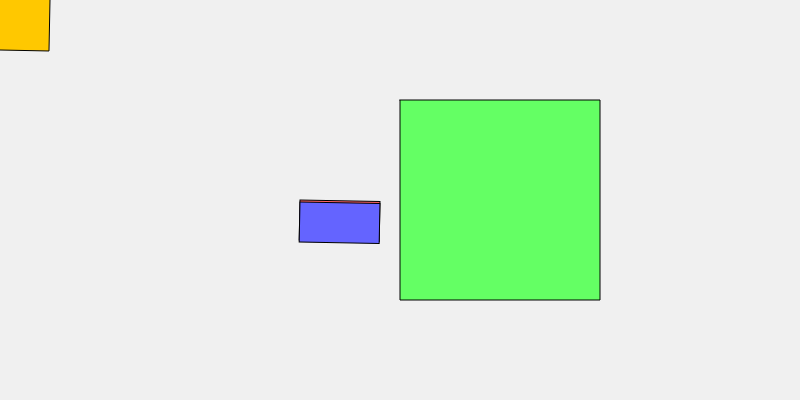
Frame 1 (no input)
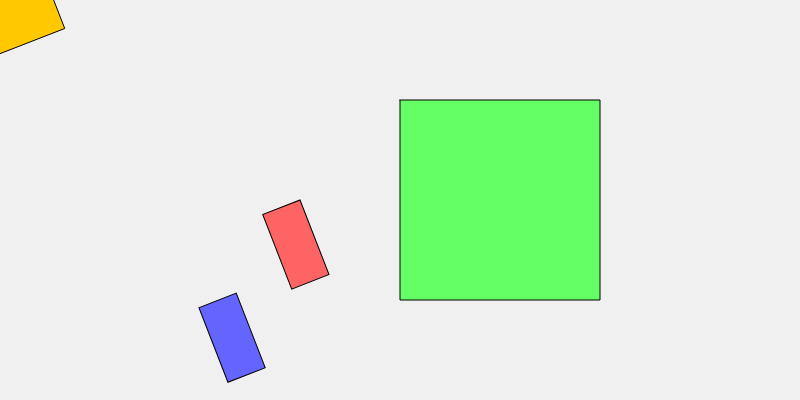
Frame 60 (no input)
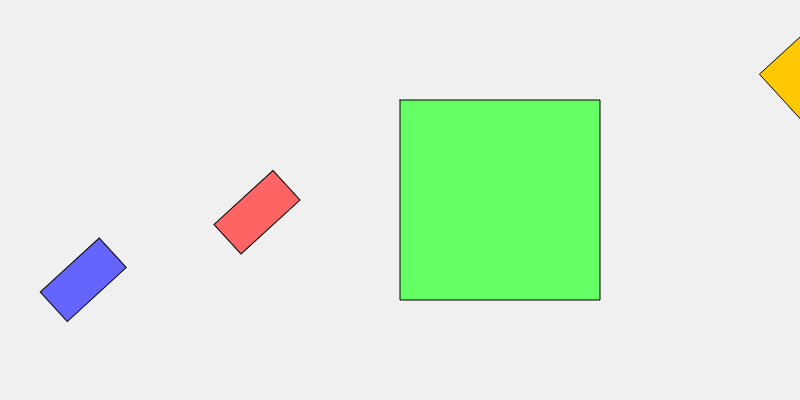
Frame 120 (the mouse pressed at the canvas centre since frame 60)

The p5.js sketch that drew these frames (run headless with seeded random() and noise() and a simulated clock; from frame 60 on, the mouse is pressed at the canvas centre):

// p5.js sketch
// ── sketch.js
let puntos = [
  [-50, -50, 1],
  [50, -50, 1],
  [50, 50, 1],
  [-50, 50, 1]
];

//Funcion para aplicar matriz
function aplicarM(M, p) {
  let res = [0, 0, 0];
  for (let i = 0; i < 3; i++) {
    res[i] = M[i][0]*p[0] + M[i][1]*p[1] + M[i][2]*p[2];
  }
  return res;
}

//Dibujar figura
function dibujarFigura(pts) {
  beginShape();
  for (let p of pts) {
    vertex(p[0], p[1]);
  }
  endShape(CLOSE);
}

function setup() {
  createCanvas(800, 400);
}

function draw() {
  background(240);

  
  // Orden Importa
  push();
  translate(200, 200);

  // traslacion-rotacion
  push();
  translate(100, 0);
  rotate(frameCount * 0.02);
  fill(255, 100, 100);
  rect(0, 0, 80, 40);
  pop();

  // rotacion-traslacion
  push();
  rotate(frameCount * 0.02);
  translate(100, 0);
  fill(100, 100, 255);
  rect(0, 0, 80, 40);
  pop();

  pop();

  // Escalamiento con matriz
  let S = [
    [2, 0, 0],
    [0, 2, 0],
    [0, 0, 1]
  ];

  let escalado = puntos.map(p => aplicarM(S, p));

  push();
  translate(500, 200);

  // original
  fill(150);
  dibujarFigura(puntos);

  // escalado
  fill(100, 255, 100);
  dibujarFigura(escalado);

  pop();

 //Rotacion sin rotate()

  let theta = frameCount * 0.02;

  let R = [
    [cos(theta), -sin(theta), 0],
    [sin(theta),  cos(theta), 0],
    [0, 0, 1]
  ];

  // Rotar alrededor de un punto (cx, cy)
  let cx = mouseX;
  let cy = mouseY;

  // Trasladar - rotar - regresar
  let T1 = [
    [1, 0, -cx],
    [0, 1, -cy],
    [0, 0, 1]
  ];

  let T2 = [
    [1, 0, cx],
    [0, 1, cy],
    [0, 0, 1]
  ];

  function aplicarCompuesta(p) {
    let p1 = aplicarM(T1, p);
    let p2 = aplicarM(R, p1);
    let p3 = aplicarM(T2, p2);
    return p3;
  }

  let rotados = puntos.map(p => aplicarCompuesta(p));

  // dibujar
  fill(255, 200, 0);
  dibujarFigura(rotados);
}

/*
  1. ¿Por qué necesitamos coordenadas homogéneas para la traslación?
    Porque permiten representar la traslación como multiplicación de matrices, igual que rotar o escalar.
  2. ¿Qué significa que la multiplicación de matrices no sea conmutativa?
    Que el orden importa: 𝐴⋅𝐵≠𝐵⋅𝐴 Cambiar el orden da resultados diferentes.
  3. ¿Qué propiedad matemática garantiza que la rotación no cambia la longitud?
    Que es una isometría.
 */
